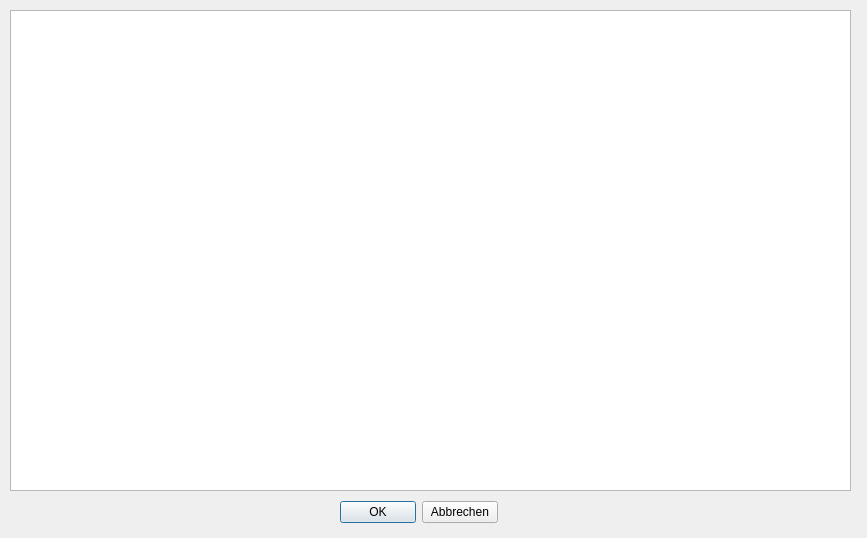
<?xml version="1.0" encoding="UTF-8"?>
<ui version="4.0">
 <class>Dialog_fraeserauswahl</class>
 <widget class="QDialog" name="Dialog_fraeserauswahl">
  <property name="geometry">
   <rect>
    <x>0</x>
    <y>0</y>
    <width>867</width>
    <height>538</height>
   </rect>
  </property>
  <property name="windowTitle">
   <string>Dialog</string>
  </property>
  <property name="modal">
   <bool>true</bool>
  </property>
  <widget class="QTableWidget" name="tableWidget">
   <property name="geometry">
    <rect>
     <x>10</x>
     <y>10</y>
     <width>841</width>
     <height>481</height>
    </rect>
   </property>
  </widget>
  <widget class="QWidget" name="">
   <property name="geometry">
    <rect>
     <x>340</x>
     <y>500</y>
     <width>158</width>
     <height>25</height>
    </rect>
   </property>
   <layout class="QHBoxLayout" name="horizontalLayout">
    <item>
     <widget class="QPushButton" name="pushButton_ok">
      <property name="text">
       <string>OK</string>
      </property>
     </widget>
    </item>
    <item>
     <widget class="QPushButton" name="pushButton_abbrechen">
      <property name="text">
       <string>Abbrechen</string>
      </property>
     </widget>
    </item>
   </layout>
  </widget>
 </widget>
 <resources/>
 <connections/>
</ui>
